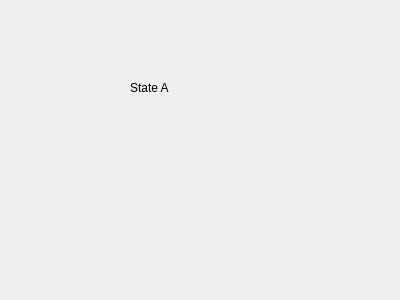
<?xml version="1.0" encoding="UTF-8"?>
<ui version="4.0">
 <class>Game1</class>
 <widget class="QWidget" name="Game1">
  <property name="geometry">
   <rect>
    <x>0</x>
    <y>0</y>
    <width>400</width>
    <height>300</height>
   </rect>
  </property>
  <property name="windowTitle">
   <string>Form</string>
  </property>
  <widget class="QLabel" name="label">
   <property name="geometry">
    <rect>
     <x>130</x>
     <y>80</y>
     <width>49</width>
     <height>16</height>
    </rect>
   </property>
   <property name="text">
    <string>State A</string>
   </property>
  </widget>
 </widget>
 <resources/>
 <connections/>
</ui>
